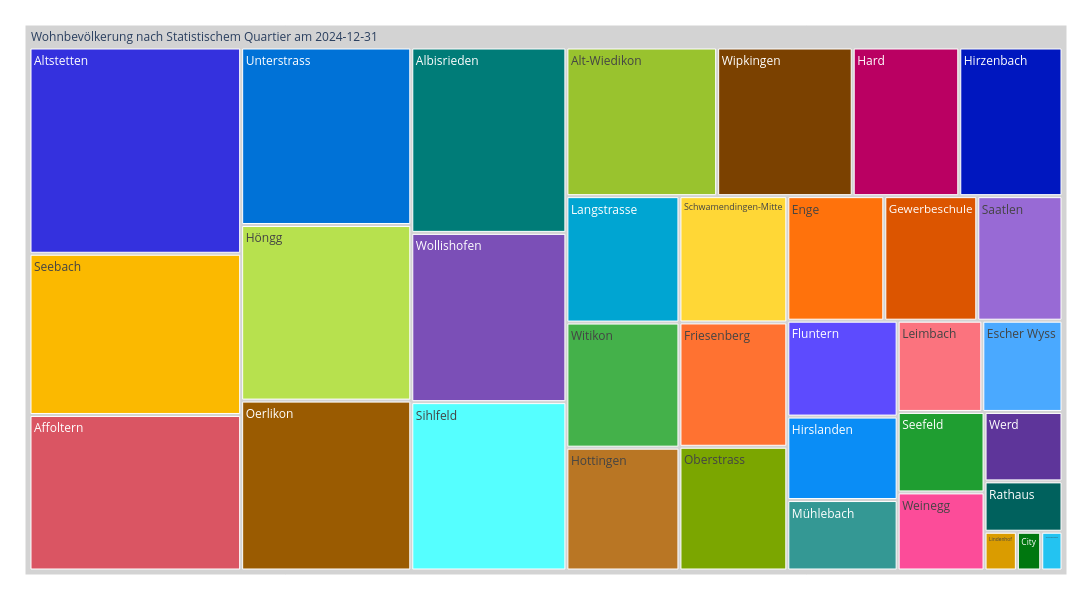

This figure's notebook cell:
### Code cell
treeMap2= mypy_dv.plot_px_treemap(
    data=myTM2.reset_index()
    ,levels=['QuarLang']
    ,values="AnzBestWir"
    ,color="QuarLang"
    #, color_continuous_scale='Blues'
    ,color_discrete_map=farben_dict_zc 
    ,height=600
    ,width=1100               
    #,margin_val_bottom=25
    ,myHeaderTitle="Wohnbevölkerung nach Statistischem Quartier am "+data_max_date
)
treeMap2

### Figure 1 — Plotly figure (JSON) as saved in the notebook; plotly's stock layout.template omitted (floating-point values rounded to 4 significant figures)
{"data": [{"branchvalues": "total", "customdata": [["Witikon"], ["Unterstrass"], ["Friesenberg"], ["Sihlfeld"], ["Hirzenbach"], ["Gewerbeschule"], ["Albisrieden"], ["Lindenhof"], ["Fluntern"], ["Alt-Wiedikon"], ["Altstetten"], ["Höngg"], ["Oberstrass"], ["Schwamendingen-Mitte"], ["Escher Wyss"], ["Langstrasse"], ["City"], ["Hard"], ["Mühlebach"], ["Werd"], ["Hochschulen"], ["Seebach"], ["Wollishofen"], ["Rathaus"], ["Oerlikon"], ["Saatlen"], ["Wipkingen"], ["Hottingen"], ["Affoltern"], ["Weinegg"], ["Enge"], ["Seefeld"], ["Leimbach"], ["Hirslanden"], ["(?)"]], "domain": {"x": [0, 1], "y": [0, 1]}, "hovertemplate": "%{label}<br><br>Anzahl:<br>%{value}<extra></extra>", "ids": ["Wohnbevölkerung nach Statistischem Quartier am 2024-12-31/Witikon", "Wohnbevölkerung nach Statistischem Quartier am 2024-12-31/Unterstrass", "Wohnbevölkerung nach Statistischem Quartier am 2024-12-31/Friesenberg", "Wohnbevölkerung nach Statistischem Quartier am 2024-12-31/Sihlfeld", "Wohnbevölkerung nach Statistischem Quartier am 2024-12-31/Hirzenbach", "Wohnbevölkerung nach Statistischem Quartier am 2024-12-31/Gewerbeschule", "Wohnbevölkerung nach Statistischem Quartier am 2024-12-31/Albisrieden", "Wohnbevölkerung nach Statistischem Quartier am 2024-12-31/Lindenhof", "Wohnbevölkerung nach Statistischem Quartier am 2024-12-31/Fluntern", "Wohnbevölkerung nach Statistischem Quartier am 2024-12-31/Alt-Wiedikon", "Wohnbevölkerung nach Statistischem Quartier am 2024-12-31/Altstetten", "Wohnbevölkerung nach Statistischem Quartier am 2024-12-31/Höngg", "Wohnbevölkerung nach Statistischem Quartier am 2024-12-31/Oberstrass", "Wohnbevölkerung nach Statistischem Quartier am 2024-12-31/Schwamendingen-Mitte", "Wohnbevölkerung nach Statistischem Quartier am 2024-12-31/Escher Wyss", "Wohnbevölkerung nach Statistischem Quartier am 2024-12-31/Langstrasse", "Wohnbevölkerung nach Statistischem Quartier am 2024-12-31/City", "Wohnbevölkerung nach Statistischem Quartier am 2024-12-31/Hard", "Wohnbevölkerung nach Statistischem Quartier am 2024-12-31/Mühlebach", "Wohnbevölkerung nach Statistischem Quartier am 2024-12-31/Werd", "Wohnbevölkerung nach Statistischem Quartier am 2024-12-31/Hochschulen", "Wohnbevölkerung nach Statistischem Quartier am 2024-12-31/Seebach", "Wohnbevölkerung nach Statistischem Quartier am 2024-12-31/Wollishofen", "Wohnbevölkerung nach Statistischem Quartier am 2024-12-31/Rathaus", "Wohnbevölkerung nach Statistischem Quartier am 2024-12-31/Oerlikon", "Wohnbevölkerung nach Statistischem Quartier am 2024-12-31/Saatlen", "Wohnbevölkerung nach Statistischem Quartier am 2024-12-31/Wipkingen", "Wohnbevölkerung nach Statistischem Quartier am 2024-12-31/Hottingen", "Wohnbevölkerung nach Statistischem Quartier am 2024-12-31/Affoltern", "Wohnbevölkerung nach Statistischem Quartier am 2024-12-31/Weinegg", "Wohnbevölkerung nach Statistischem Quartier am 2024-12-31/Enge", "Wohnbevölkerung nach Statistischem Quartier am 2024-12-31/Seefeld", "Wohnbevölkerung nach Statistischem Quartier am 2024-12-31/Leimbach", "Wohnbevölkerung nach Statistischem Quartier am 2024-12-31/Hirslanden", "Wohnbevölkerung nach Statistischem Quartier am 2024-12-31"], "labels": ["Witikon", "Unterstrass", "Friesenberg", "Sihlfeld", "Hirzenbach", "Gewerbeschule", "Albisrieden", "Lindenhof", "Fluntern", "Alt-Wiedikon", "Altstetten", "Höngg", "Oberstrass", "Schwamendingen-Mitte", "Escher Wyss", "Langstrasse", "City", "Hard", "Mühlebach", "Werd", "Hochschulen", "Seebach", "Wollishofen", "Rathaus", "Oerlikon", "Saatlen", "Wipkingen", "Hottingen", "Affoltern", "Weinegg", "Enge", "Seefeld", "Leimbach", "Hirslanden", "Wohnbevölkerung nach Statistischem Quartier am 2024-12-31"], "marker": {"colors": ["#44B14A", "#0072D7", "#FF7231", "#55FFFF", "#0017BF", "#DC5500", "#007C78", "#DA9C00", "#5D4BFE", "#99C32E", "#3431DE", "#B7E14E", "#7BA600", "#FFD736", "#4AA9FF", "#00A5D2", "#00770F", "#BA0062", "#349894", "#5E359A", "#23C3F1", "#FBB900", "#7B4FB7", "#00615D", "#9A5B01", "#986AD5", "#7B4100", "#B97624", "#DA5563", "#FC4C99", "#FF720C", "#1F9E31", "#FB737E", "#0A8DF6", "lightgrey"]}, "name": "", "parents": ["Wohnbevölkerung nach Statistischem Quartier am 2024-12-31", "Wohnbevölkerung nach Statistischem Quartier am 2024-12-31", "Wohnbevölkerung nach Statistischem Quartier am 2024-12-31", "Wohnbevölkerung nach Statistischem Quartier am 2024-12-31", "Wohnbevölkerung nach Statistischem Quartier am 2024-12-31", "Wohnbevölkerung nach Statistischem Quartier am 2024-12-31", "Wohnbevölkerung nach Statistischem Quartier am 2024-12-31", "Wohnbevölkerung nach Statistischem Quartier am 2024-12-31", "Wohnbevölkerung nach Statistischem Quartier am 2024-12-31", "Wohnbevölkerung nach Statistischem Quartier am 2024-12-31", "Wohnbevölkerung nach Statistischem Quartier am 2024-12-31", "Wohnbevölkerung nach Statistischem Quartier am 2024-12-31", "Wohnbevölkerung nach Statistischem Quartier am 2024-12-31", "Wohnbevölkerung nach Statistischem Quartier am 2024-12-31", "Wohnbevölkerung nach Statistischem Quartier am 2024-12-31", "Wohnbevölkerung nach Statistischem Quartier am 2024-12-31", "Wohnbevölkerung nach Statistischem Quartier am 2024-12-31", "Wohnbevölkerung nach Statistischem Quartier am 2024-12-31", "Wohnbevölkerung nach Statistischem Quartier am 2024-12-31", "Wohnbevölkerung nach Statistischem Quartier am 2024-12-31", "Wohnbevölkerung nach Statistischem Quartier am 2024-12-31", "Wohnbevölkerung nach Statistischem Quartier am 2024-12-31", "Wohnbevölkerung nach Statistischem Quartier am 2024-12-31", "Wohnbevölkerung nach Statistischem Quartier am 2024-12-31", "Wohnbevölkerung nach Statistischem Quartier am 2024-12-31", "Wohnbevölkerung nach Statistischem Quartier am 2024-12-31", "Wohnbevölkerung nach Statistischem Quartier am 2024-12-31", "Wohnbevölkerung nach Statistischem Quartier am 2024-12-31", "Wohnbevölkerung nach Statistischem Quartier am 2024-12-31", "Wohnbevölkerung nach Statistischem Quartier am 2024-12-31", "Wohnbevölkerung nach Statistischem Quartier am 2024-12-31", "Wohnbevölkerung nach Statistischem Quartier am 2024-12-31", "Wohnbevölkerung nach Statistischem Quartier am 2024-12-31", "Wohnbevölkerung nach Statistischem Quartier am 2024-12-31", ""], "root": {"color": "grey"}, "type": "treemap", "values": [11747, 25078, 11137, 21687, 12743, 9617, 23877, 1040, 8787, 18610, 36260, 24810, 11083, 11314, 6077, 11869, 785, 13154, 6456, 4495, 684, 28336, 21800, 3260, 24005, 8814, 16734, 11531, 27337, 5635, 10032, 5807, 6415, 7648, 448664]}], "layout": {"height": 600, "legend": {"tracegroupgap": 0}, "margin": {"b": 25, "l": 25, "r": 25, "t": 25}, "width": 1100}}
